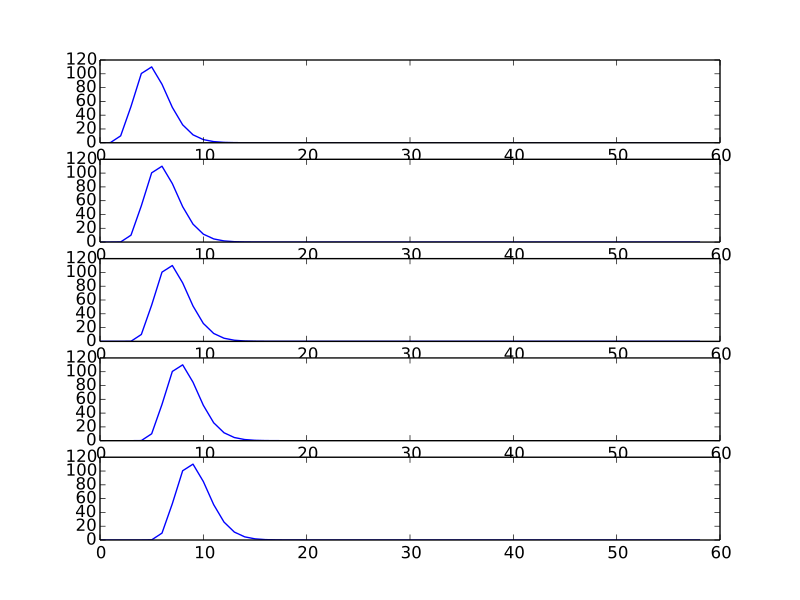

Write the Python code that produced this figure.
fig, axes = plt.subplots(5, 1)
for row_no in range(5):
    axes[row_no].plot(shifted_hrfs[row_no, :])
